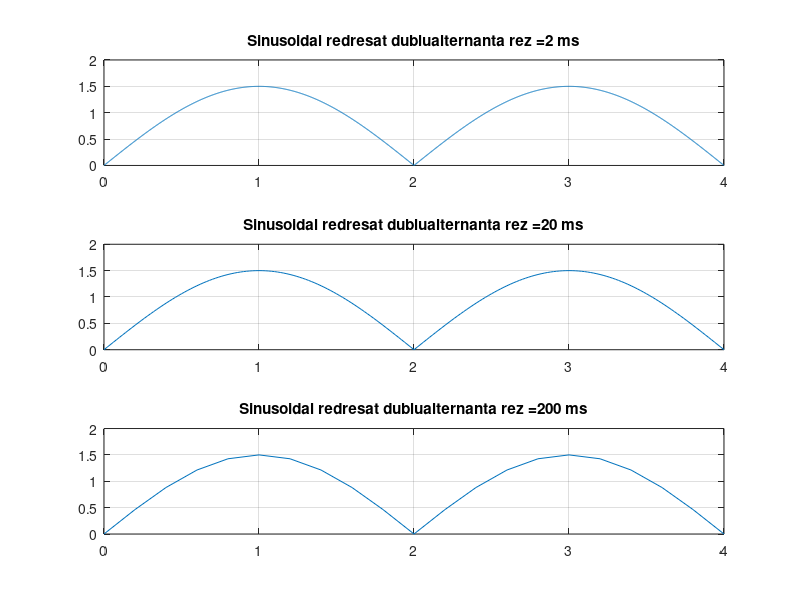

The MATLAB script that drew this image:
subplot(3,1,1);
F=0.25;
t=0:0.002:4;
x=1.5*abs(sin(2*pi*F*t));%valoare absoluta(modul) ;valorile <0 sunt afisate in oglinda
plot(t,x),grid
title('Sinusoidal redresat dublualternanta rez =2 ms')

subplot(3,1,2);
F=0.25;
t=0:0.02:4;
x=1.5*abs(sin(2*pi*F*t));
plot(t,x),grid
title('Sinusoidal redresat dublualternanta rez =20 ms')

subplot(3,1,3);
F=0.25;
t=0:0.2:4;
x=1.5*abs(sin(2*pi*F*t));
plot(t,x),grid
title('Sinusoidal redresat dublualternanta rez =200 ms')